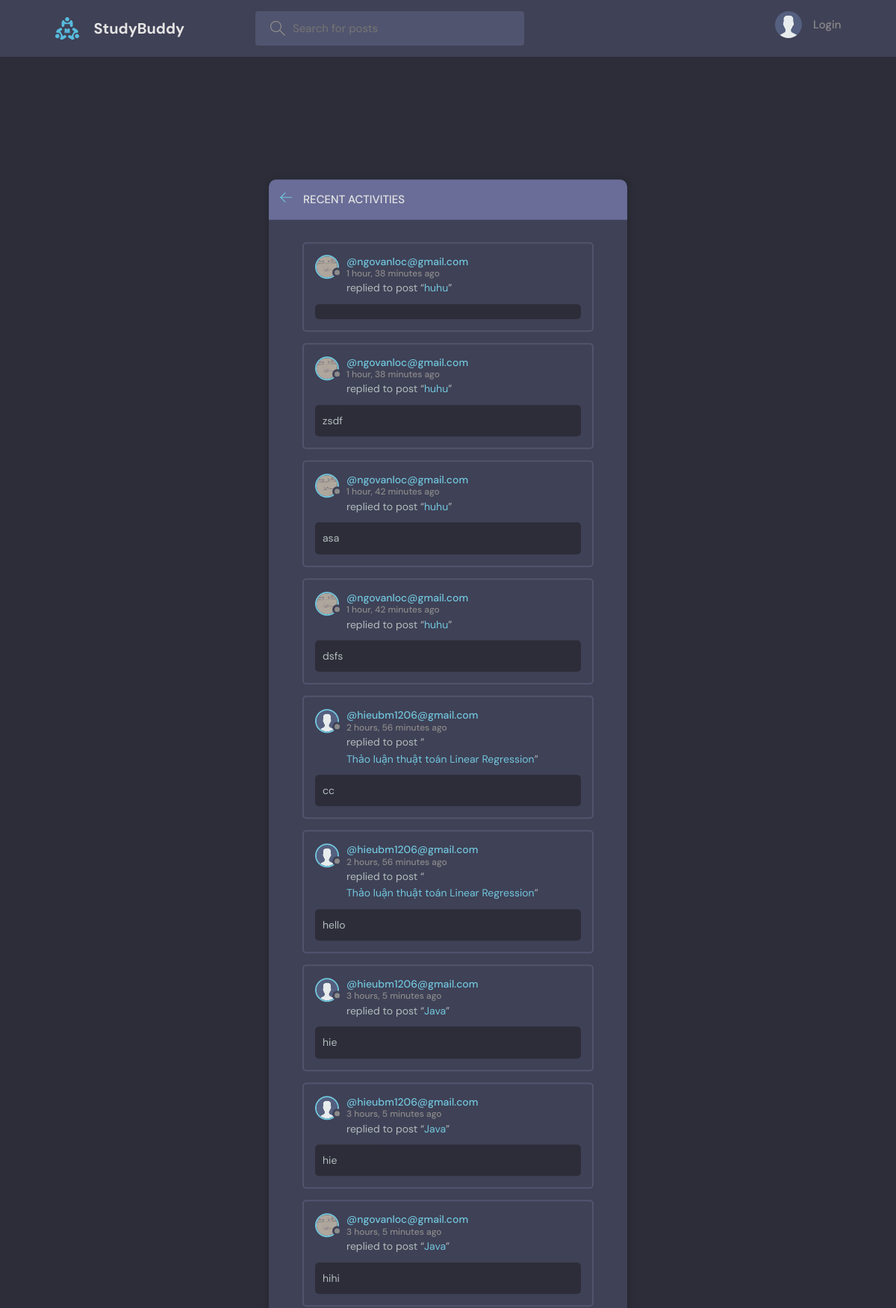
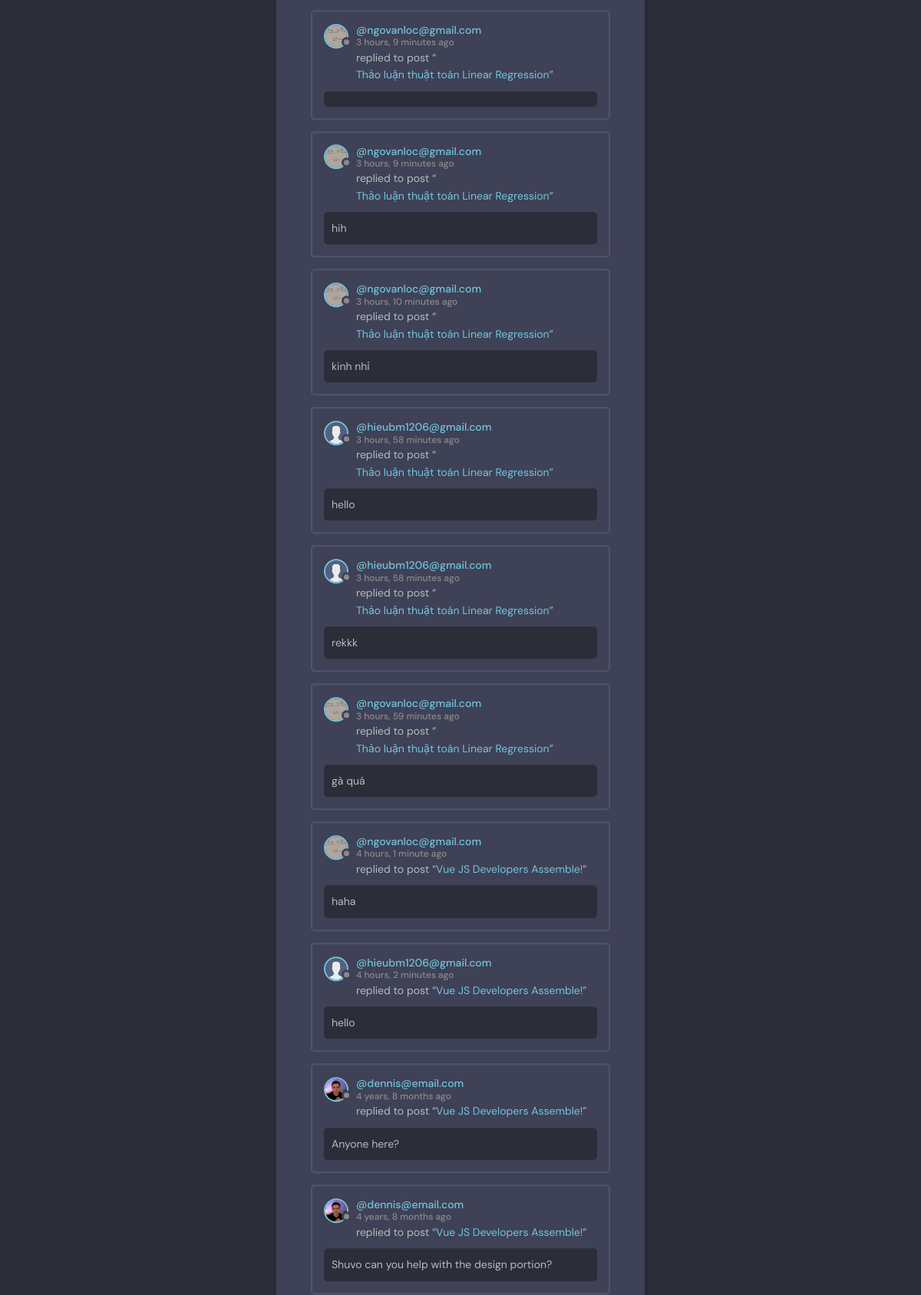
The page /activity/ (upper part) on the database its author committed (2 pictures, top to bottom).
### base/models.py (models this page shows, shortened)
class Message(models.Model):
    user = models.ForeignKey(User, on_delete=models.CASCADE)
    room = models.ForeignKey(Room, on_delete=models.CASCADE)
    body = models.TextField(null=True, blank=True)
    parent = models.ForeignKey('self', on_delete=models.CASCADE, null=True, blank=True, related_name='replies')
    image = models.ImageField(upload_to='chat_images/', null=True, blank=True)
    video = models.FileField(upload_to='chat_videos/', null=True, blank=True)
    updated = models.DateTimeField(auto_now=True)
    created = models.DateTimeField(auto_now_add=True)
    class Meta:
        ordering = ['created']  # Changed to ascending for room chat log timeline

class User(AbstractUser):
    name = models.CharField(max_length=200, null=True)
    email = models.EmailField(unique=True, null=True)
    bio = models.TextField(null=True)
    avatar = models.ImageField(null=True, default="avatar.svg")
    objects = UserManager()
    USERNAME_FIELD = 'email'
    REQUIRED_FIELDS = []

class Room(models.Model):
    host = models.ForeignKey(User, on_delete=models.SET_NULL, null=True)
    topic = models.ForeignKey(Topic, on_delete=models.SET_NULL, null=True)
    name = models.CharField(max_length=200)
    description = models.TextField(null=True, blank=True)
    participants = models.ManyToManyField(
        User, related_name='participants', blank=True)
    is_private = models.BooleanField(default=False)
    image = models.ImageField(upload_to='room_images/', null=True, blank=True)
    video = models.FileField(upload_to='room_videos/', null=True, blank=True)
    updated = models.DateTimeField(auto_now=True)
    created = models.DateTimeField(auto_now_add=True)
    class Meta:
        ordering = ['-updated', '-created']
    def __str__(self):
        return self.name

### base/views.py (the view)
# urls.py: path('activity/', views.activityPage, name="activity"),
def activityPage(request):
    if request.user.is_authenticated:
        room_messages = Message.objects.filter(
            Q(room__is_private=False) |
            Q(room__host=request.user) |
            Q(room__participants=request.user) |
            Q(room__roominvitation__recipient=request.user)
        ).distinct().order_by('-created')
    else:
        room_messages = Message.objects.filter(room__is_private=False).order_by('-created')
    return render(request, 'base/activity.html', {'room_messages': room_messages})

### base/templates/base/activity.html (shortened to what this page needs)
{% extends 'main.html' %}
{% block content %}
<main class="layout">
  <div class="container">
    <div class="layout__box">
      <div class="layout__boxHeader">
        <div class="layout__boxTitle">
          <a href="{% url 'home' %}">
            <svg version="1.1" xmlns="http://www.w3.org/2000/svg" width="32" height="32" viewBox="0 0 32 32">
              <title>arrow-left</title>
              <path
                d="M13.723 2.286l-13.723 13.714 13.719 13.714 1.616-1.611-10.96-10.96h27.625v-2.286h-27.625l10.965-10.965-1.616-1.607z">
              </path>
              </path>
            </svg>
          </a>
          <h3>Recent Activities</h3>
        </div>
      </div>
      <div class="activities-page layout__body">
        {% for message in room_messages %}
        <div class="activities__box">
          <div class="activities__boxHeader roomListRoom__header">
            <a href="{% url 'user-profile' message.user.id %}" class="roomListRoom__author">
              <div class="avatar avatar--small">
                <img src="{{message.user.avatar.url}}" />
              </div>
              <p>
                @{{message.user}}
                <span>{{message.created|timesince}} ago</span>
              </p>
            </a>
          </div>
          <div class="activities__boxContent">
            <p>replied to post “<a href="{% url 'room' message.room.id %}">{{message.room}}</a>”</p>
            <div class="activities__boxRoomContent">
              {{message.body}}
            </div>
          </div>
        </div>
        {% endfor %}
      </div>
    </div>
  </div>
</main>
{% endblock content %}

### static/styles/style.css (style rules this page uses)
:root { --color-main: #71c6dd; --color-main-light: #e1f6fb; --color-dark: #3f4156; --color-dark-medium: #51546e; --color-dark-light: #696d97; --color-light: #e5e5e5; --color-gray: #8b8b8b; --color-light-gray: #b2bdbd; --color-bg: #2d2d39; --color-success: #5dd693; --color-error: #fc4b0b; }
* { font-family: "DM Sans", -apple-system, BlinkMacSystemFont, "Segoe UI", Roboto, Oxygen, Ubuntu, Cantarell, "Open Sans", "Helvetica Neue", sans-serif; margin: 0; padding: 0; box-sizing: border-box; text-rendering: optimizeLegibility; font-size: inherit; }
html { font-size: 56.25%; }
@media only screen and (min-width: 1200px) { html { font-size: 62.5%; } }
body { line-height: 1.6; font-weight: 400; font-size: 1.5rem; color: var(--color-light-gray); background-color: var(--color-bg); min-height: 100vh; }
img { width: 100%; }
a { display: inline-block; color: var(--color-main); text-decoration: none; }
.container { max-width: 120rem; width: 90%; margin: auto; }
.avatar { position: relative; display: inline-block; border-radius: 50%; border: 2px solid var(--color-main); }
.avatar img { display: block; border-radius: 50%; object-fit: cover; object-position: center; }
.avatar::after { content: ""; display: block; position: absolute; background-color: var(--color-gray); z-index: 111; border-radius: 50%; border: 0.3rem solid var(--color-dark); }
.avatar.avatar--small img { width: 2.8rem; height: 2.8rem; }
.avatar.avatar--small:after { width: 0.7rem; height: 0.7rem; bottom: 0px; right: -6px; }
.layout { margin-top: 2.4rem; }
.layout > .container { display: flex; justify-content: space-between; align-items: flex-start; }
.layout__box { width: 90%; max-width: 48rem; min-height: 40rem; position: absolute; top: 50%; left: 50%; transform: translate(-50%, -46%); background-color: var(--color-dark); border-radius: 1rem; box-shadow: 1px 1px 6px 3px rgba(0, 0, 0, 0.1); overflow: hidden; }
.layout__boxHeader { display: flex; padding: 1.5rem; background-color: var(--color-dark-light); }
.layout__boxTitle { display: flex; gap: 1.5rem; align-items: center; }
.layout__boxTitle h3 { text-transform: uppercase; font-weight: 500; color: var(--color-light); }
.layout__boxTitle svg { width: 1.6rem; height: 1.6rem; fill: var(--color-main); }
.layout__body { margin: 3rem; }
.roomListRoom__header { display: flex; justify-content: space-between; align-items: center; }
.roomListRoom__author { font-weight: 500; display: flex; align-items: center; gap: 1rem; }
.activities__box { margin: 1.5rem; padding: 1.5rem; border: 2px solid var(--color-dark-medium); border-radius: 5px; }
.activities__boxHeader p { font-size: 1.4rem; line-height: 1.3; }
.activities__boxHeader p span { color: var(--color-gray); font-size: 1.2rem; display: block; }
.activities__boxContent { margin-left: 4.2rem; }
.activities__boxContent { font-size: 1.4rem; }
.activities__boxRoomContent { background: var(--color-bg); padding: 1rem; border-radius: 5px; margin-top: 1rem; margin-left: -4.2rem; }

### rows shown on the page
Message: user.avatar (picture), user "ngovanloc@gmail.com", created "1 hour, 38 minutes", room "huhu"
Message: user.avatar (picture), user "ngovanloc@gmail.com", created "1 hour, 38 minutes", room "huhu", body "zsdf"
Message: user.avatar (picture), user "ngovanloc@gmail.com", created "1 hour, 42 minutes", room "huhu", body "asa"
Message: user.avatar (picture), user "ngovanloc@gmail.com", created "1 hour, 42 minutes", room "huhu", body "dsfs"
Message: user.avatar (placeholder picture), user "hieubm1206@gmail.com", created "2 hours, 56 minutes", room "Thảo luận thuật toán Linear Regression", body "cc"
Message: user.avatar (placeholder picture), user "hieubm1206@gmail.com", created "2 hours, 56 minutes", room "Thảo luận thuật toán Linear Regression", body "hello"
Message: user.avatar (placeholder picture), user "hieubm1206@gmail.com", created "3 hours, 5 minutes", room "Java", body "hie"
Message: user.avatar (placeholder picture), user "hieubm1206@gmail.com", created "3 hours, 5 minutes", room "Java", body "hie"
Message: user.avatar (picture), user "ngovanloc@gmail.com", created "3 hours, 5 minutes", room "Java", body "hihi"
Message: user.avatar (picture), user "ngovanloc@gmail.com", created "3 hours, 9 minutes", room "Thảo luận thuật toán Linear Regression"
Message: user.avatar (picture), user "ngovanloc@gmail.com", created "3 hours, 9 minutes", room "Thảo luận thuật toán Linear Regression", body "hih"
Message: user.avatar (picture), user "ngovanloc@gmail.com", created "3 hours, 10 minutes", room "Thảo luận thuật toán Linear Regression", body "kinh nhỉ"
Message: user.avatar (placeholder picture), user "hieubm1206@gmail.com", created "3 hours, 58 minutes", room "Thảo luận thuật toán Linear Regression", body "hello"
Message: user.avatar (placeholder picture), user "hieubm1206@gmail.com", created "3 hours, 58 minutes", room "Thảo luận thuật toán Linear Regression", body "rekkk"
Message: user.avatar (picture), user "ngovanloc@gmail.com", created "3 hours, 59 minutes", room "Thảo luận thuật toán Linear Regression", body "gà quá"
Message: user.avatar (picture), user "ngovanloc@gmail.com", created "4 hours, 1 minute", room "Vue JS Developers Assemble!", body "haha"
Message: user.avatar (placeholder picture), user "hieubm1206@gmail.com", created "4 hours, 2 minutes", room "Vue JS Developers Assemble!", body "hello"
Message: user.avatar (picture), user "dennis@email.com", created "4 years, 8 months", room "Vue JS Developers Assemble!", body "Anyone here?"
Message: user.avatar (picture), user "dennis@email.com", created "4 years, 8 months", room "Vue JS Developers Assemble!", body "Shuvo can you help with the design portion?"
